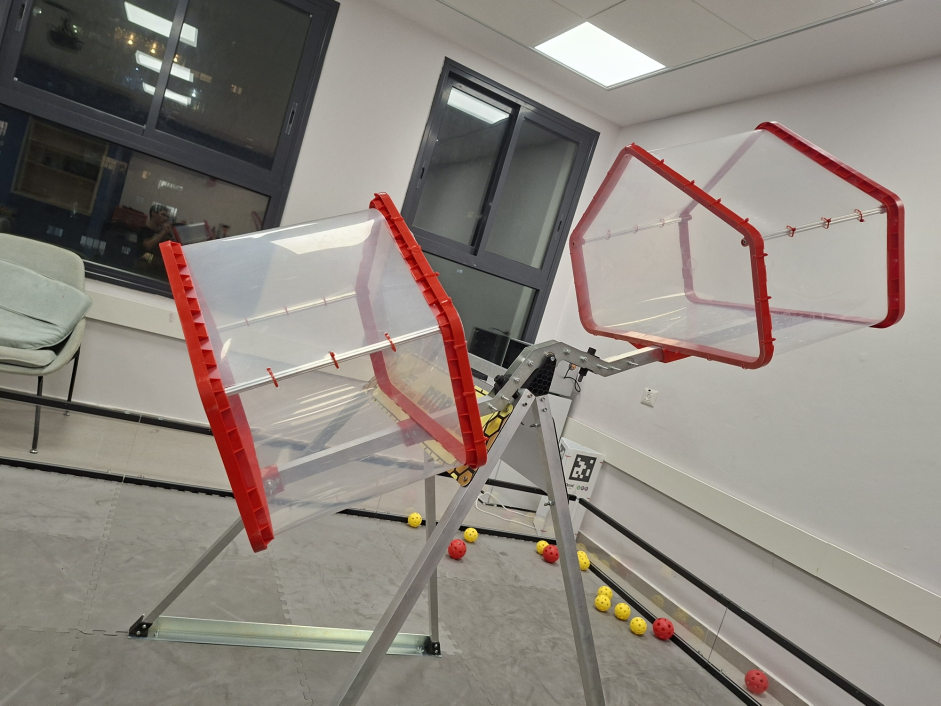
#> input picture docs/images/20261031_191733.jpg, 1882 x 1411 px (shown at 1/2 size)
$ python build_manifest.py
#> lines starting #> are read from the running program, lines starting #| are printed output that depends on the picture
"""Build docs/images.json and small thumbnails for the annotation site.

Line definitions live in docs/data/hive_model.json (single source of truth, matching
LINES_INPUT_HE in main.py). They are copied into images.json for older tools.
"""
from __future__ import annotations

import json
from pathlib import Path

from PIL import Image, ImageOps

ROOT = Path(__file__).resolve().parents[1]
SUPPORTED_EXTENSIONS = {".jpg", ".jpeg", ".png", ".bmp", ".webp", ".tif", ".tiff"}
IMAGE_DIR = ROOT / "docs" / "images"
THUMB_DIR = ROOT / "docs" / "thumbs"
MODEL_FILE = ROOT / "docs" / "data" / "hive_model.json"
OUTPUT = ROOT / "docs" / "images.json"
THUMB_SIZE = (240, 180)


def load_lines() -> list[dict]:
    model = json.loads(MODEL_FILE.read_text(encoding="utf-8"))
    corners = model["corners"]

    def corner_text(corner_id: str) -> str:
        info = corners[corner_id]
        return f"{info['name']} · מסגרת {info['frame']}"

    return [
        {
            "id": line["id"],
            "name": line["name"],
            "explanation": line["explanation"],
            "start": corner_text(line["a"]),
            "end": corner_text(line["b"]),
            "a": line["a"],
            "b": line["b"],
            "kind": line["kind"],
        }
        for line in model["lines"]
    ]


def make_thumbnail(path: Path, image: Image.Image) -> str:
    THUMB_DIR.mkdir(parents=True, exist_ok=True)
    thumb_name = f"{path.stem}_{path.suffix[1:].lower()}.jpg"
    thumb_path = THUMB_DIR / thumb_name
    if not thumb_path.exists() or thumb_path.stat().st_mtime < path.stat().st_mtime:
        thumb = image.convert("RGB")
        thumb.thumbnail(THUMB_SIZE, Image.Resampling.LANCZOS)
        thumb.save(thumb_path, "JPEG", quality=78, optimize=True)
    return thumb_name


def main() -> None:
    images = []
    expected_thumbs = set()
    for path in sorted(IMAGE_DIR.iterdir(), key=lambda item: item.name.lower()):
        if not path.is_file() or path.suffix.lower() not in SUPPORTED_EXTENSIONS:
            continue
        with Image.open(path) as source:
#> source is the input picture: PIL image 1882x1411 RGB; mean R, G, B 140.4, 133.2, 126.1
            image = ImageOps.exif_transpose(source)
            thumb = make_thumbnail(path, image)
#> in make_thumbnail, `thumb.thumbnail(THUMB_SIZE, Image.Resampling.LANCZOS)`:
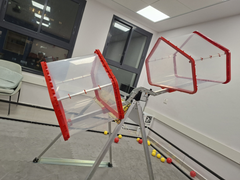
#> thumb: PIL image 240x180 RGB; mean R, G, B 140.3, 133.1, 125.9
#> thumb = '20261031_191733_jpg.jpg'
            expected_thumbs.add(thumb)
            images.append({"name": path.name, "width": image.width, "height": image.height, "thumb": thumb})
#> pass 2 of the loop in main, `for path in sorted(IMAGE_DIR.iterdir(), key=lambda item: item.name.low..`:
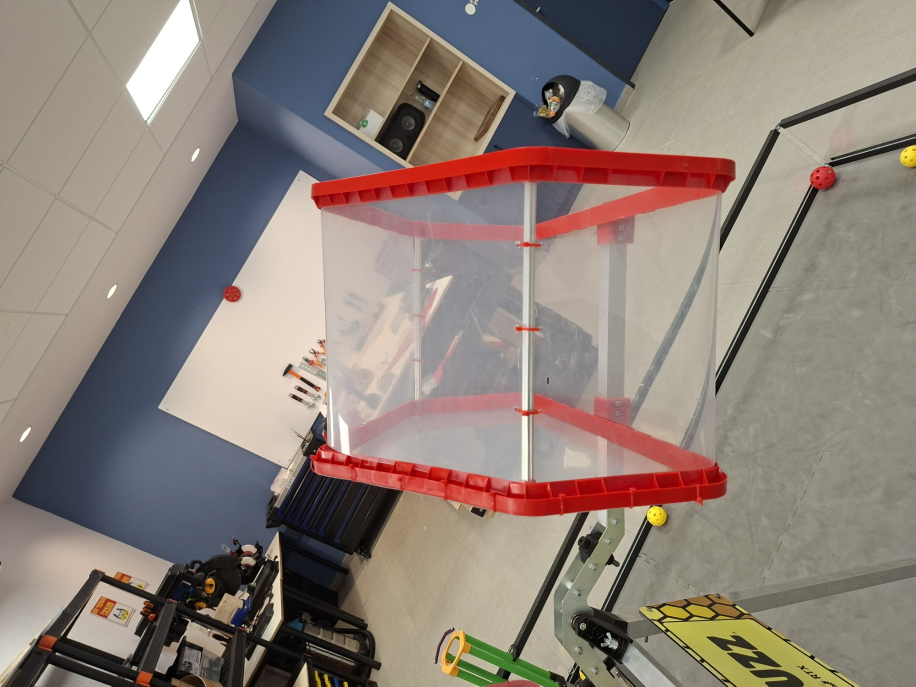
#> input picture docs/images/20261031_191810.jpg, 1831 x 1373 px (shown at 1/2 size)
#> in main, source is the input picture: PIL image 1831x1373 RGB; mean R, G, B 140.6, 128.1, 120.1
#> in main, `image = ImageOps.exif_transpose(source)`:
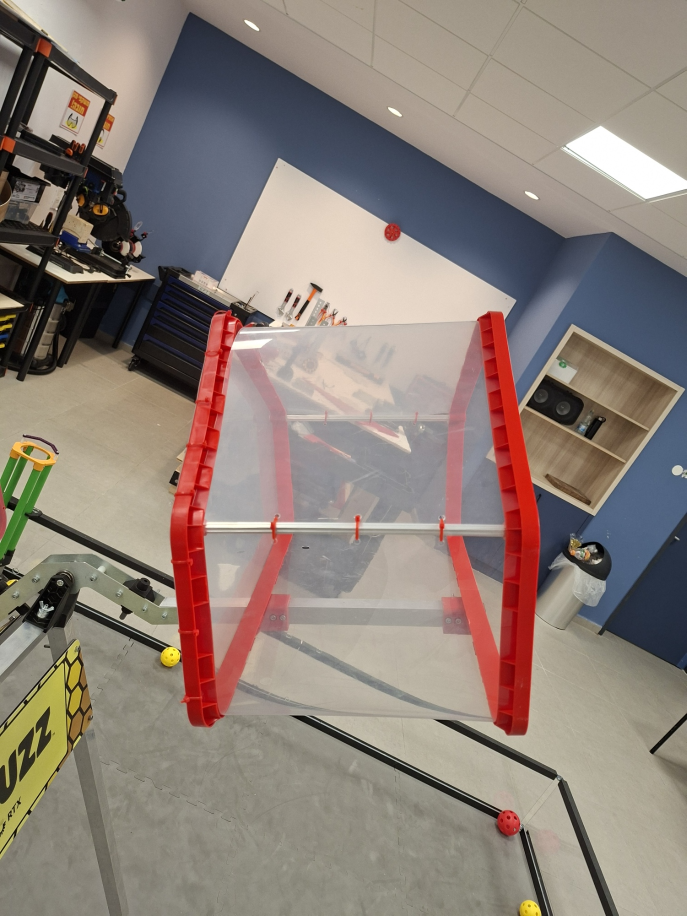
#> image: PIL image 1373x1831 RGB (shown at 1/2 size); mean R, G, B 140.6, 128.1, 120.1
#> in make_thumbnail (call 2), `thumb.thumbnail(THUMB_SIZE, Image.Resampling.LANCZOS)`:
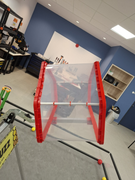
#> thumb: PIL image 135x180 RGB; mean R, G, B 140.6, 128, 120
#> in main, `thumb = make_thumbnail(path, image)`: thumb = '20261031_191810_jpg.jpg'
#> pass 3 of the loop in main, `for path in sorted(IMAGE_DIR.iterdir(), key=lambda item: item.name.low..`:
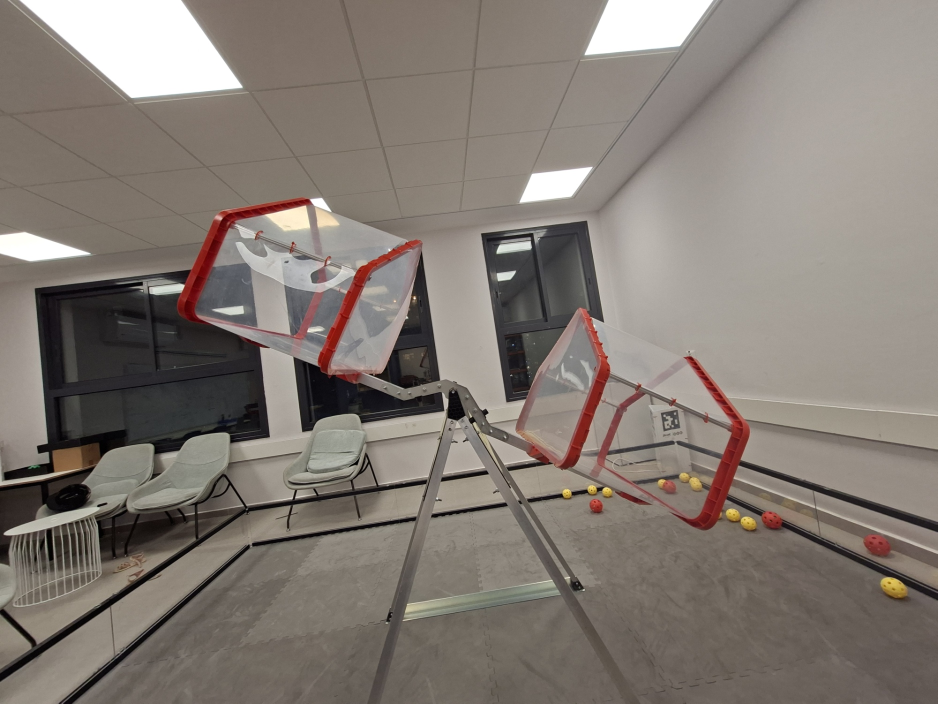
#> input picture docs/images/20261031_191822.jpg, 1875 x 1407 px (shown at 1/2 size)
#> in main, source is the input picture: PIL image 1875x1407 RGB; mean R, G, B 131.4, 122.9, 115.8
#> in make_thumbnail (call 3), `thumb.thumbnail(THUMB_SIZE, Image.Resampling.LANCZOS)`:
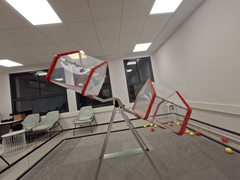
#> thumb: PIL image 240x180 RGB; mean R, G, B 131.2, 122.8, 115.7
#> in main, `thumb = make_thumbnail(path, image)`: thumb = '20261031_191822_jpg.jpg'
    if THUMB_DIR.exists():
        for stale in THUMB_DIR.glob("*.jpg"):
            if stale.name not in expected_thumbs:
                stale.unlink()
#> pass 2 of the loop in main, `for stale in THUMB_DIR.glob("*.jpg"):`:
#> pass 3 of the loop in main, `for stale in THUMB_DIR.glob("*.jpg"):`:
    payload = {"images": images, "lines": load_lines()}
    OUTPUT.write_text(json.dumps(payload, ensure_ascii=False, indent=2), encoding="utf-8")
    print(f"Wrote {len(images)} images and thumbnails to {OUTPUT.relative_to(ROOT)}")


if __name__ == "__main__":
#> (the run stopped early here; a loop or call above may not have finished)
